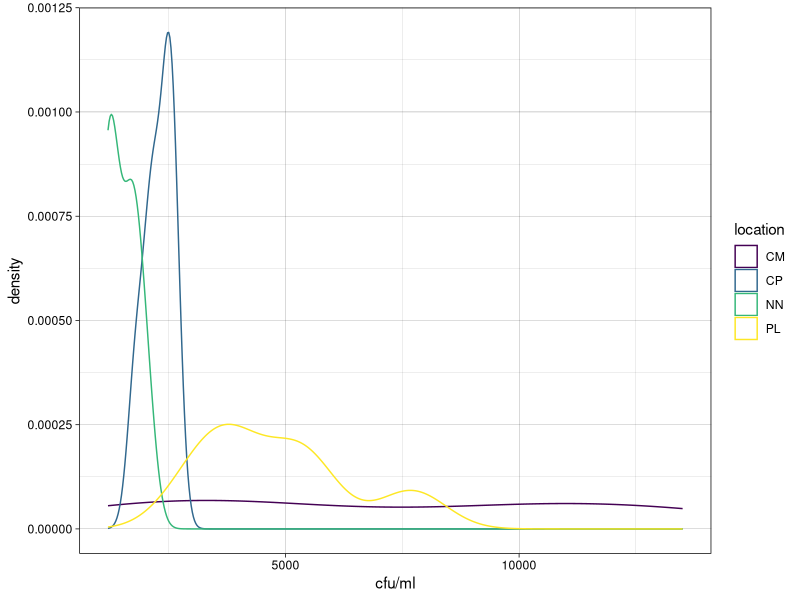
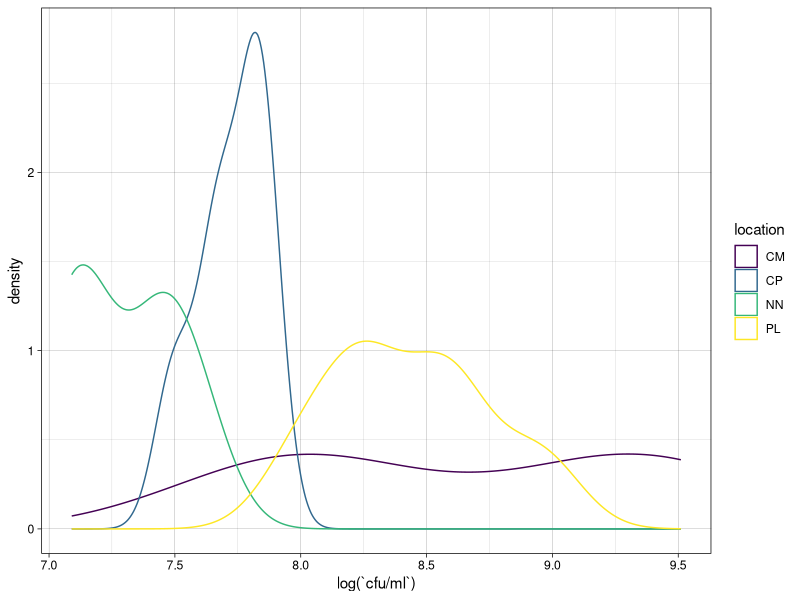
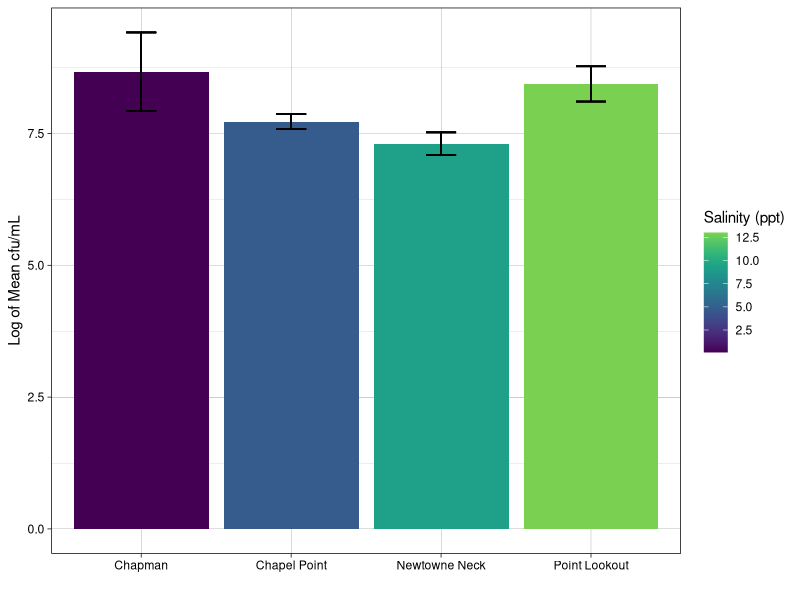

Recreate these plots in R, in order.
## ---- chunk 1
library(tidyverse)
library(viridis)
library(car)
## ---- chunk 2
phyto <- read_csv("data/plate_counts.csv")
salinity <- read_csv("soil_collection.csv")
## ---- chunk 3
phyto %>%
  filter(date_counted == "2022-11-22" | date_counted == "2022-11-14",
         dilution == "10-1") %>%
ggplot(., aes(`cfu/ml`, color = location)) +
  geom_density() +
  scale_color_viridis_d() +
  theme_linedraw()
## ---- chunk 4
phyto %>%
  filter(date_counted == "2022-11-22" | date_counted == "2022-11-14",
         dilution == "10-1") %>%
ggplot(., aes(log(`cfu/ml`), color = location)) +
  geom_density() +
  scale_color_viridis_d() +
  theme_linedraw()
## ---- chunk 5
salinity <- salinity %>%
  mutate(site = case_when(site == "chapman" ~ "CM",
                          site == "chapel" ~ "CP",
                          site == "point_lookout" ~ "PL",
                          site == "newtowne" ~ "NN")) %>%
  rename(location = site)
## ---- chunk 6
phyto_salinity <- phyto %>%
  left_join(salinity) %>%
  rename(cfu = `cfu/ml`) %>%
  group_by(location, dilution) %>%
  filter(date_counted == "2022-11-22" | date_counted == "2022-11-14") %>%
  filter(dilution == "10-1") %>%
  mutate(log_cfu = log(cfu))
## ---- chunk 7
averages <- phyto_salinity %>%
  summarise(mean(log_cfu), sd(log_cfu)) %>%
  left_join(phyto_salinity)
## ---- chunk 8
ggplot(averages, aes(location, `mean(log_cfu)`, fill = salinity_ppt)) +
  geom_bar(position="dodge", stat = "identity", size = 0.8) +
  geom_errorbar(aes(ymin=`mean(log_cfu)`-`sd(log_cfu)`, 
                    ymax=`mean(log_cfu)`+`sd(log_cfu)`), 
                width=0.2, linewidth = 0.5,
                 position=position_dodge(.9)) +
  theme_linedraw() +
  scale_x_discrete(labels=c("CM" = "Chapman", "CP" = "Chapel Point",
                              "NN" = "Newtowne Neck", "PL" = "Point Lookout")) +
  labs(x = "", y = "Log of Mean cfu/mL", fill = "Salinity (ppt)") +
  scale_fill_viridis(end = 0.8)
## ---- chunk 9
leveneTest(log_cfu ~ location, averages)
## ---- chunk 10
aov <- aov(log_cfu ~ location, averages)
summary(aov)
